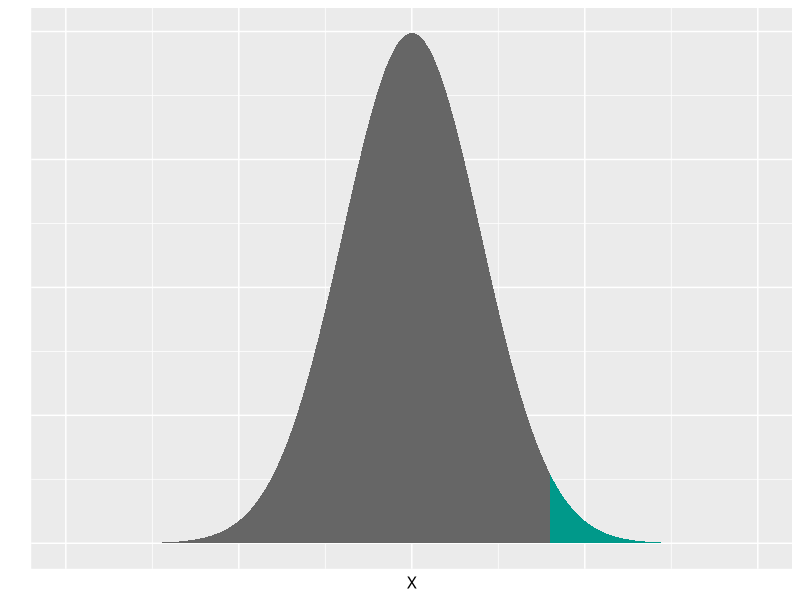

Source code (R): (Note: this script raises an error after producing the figure.)
## ---- chunk 1
library(tidyverse)
## ---- chunk 2
ggplot(NULL, aes(c(-5,5))) +
  geom_area(stat = "function", fun = dnorm, fill = "grey40", xlim = c(-5, 2)) +
  geom_area(stat = "function", fun = dnorm, fill = "#00998a", xlim = c(2, 5)) +
  labs(y = "",
       x = "X") +
  theme(axis.text = element_blank(),
        axis.ticks = element_blank())
## ---- chunk 3
knitr::include_graphics("/images/2017-11-29/p-Wert-Bild-crop.png")
